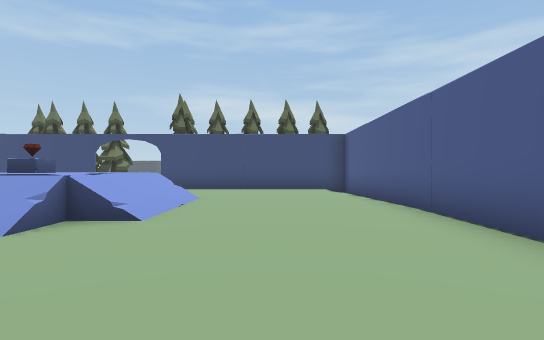
view 1 (above)

12 first-person views from a walk through a scene from a Unity 3-D project. The camera is 1.3 m above the floor, looks level and sees 80° across. The floor is counted in squares, 2 m on a side. Each view is taken from the middle of a square. On the plan, view 1 faces up. The plan holds only what a view shows up to about 10 squares ahead; the rest is blank. The place goes on beyond the plan.

view 2
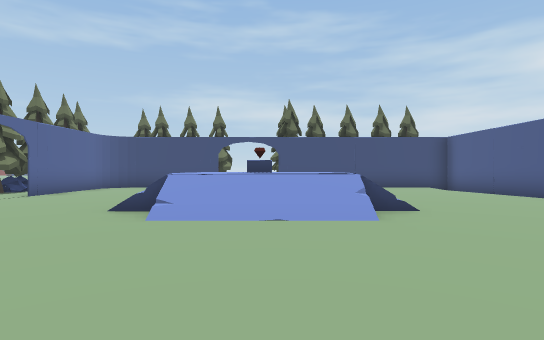

view 3
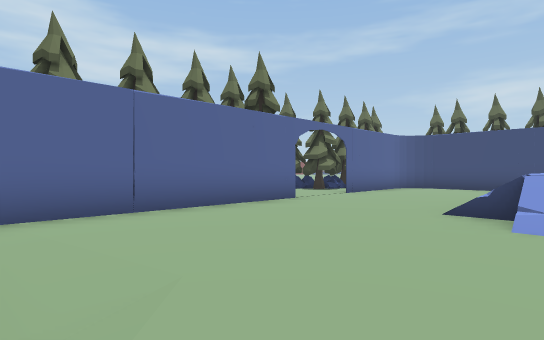

view 4
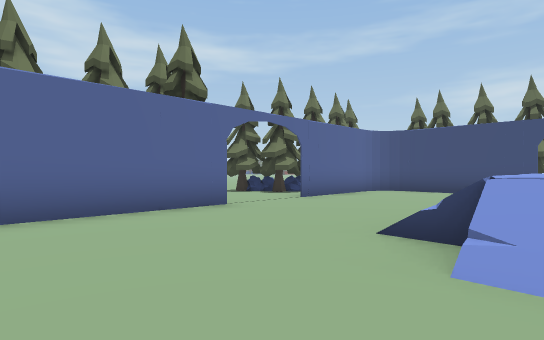

view 5
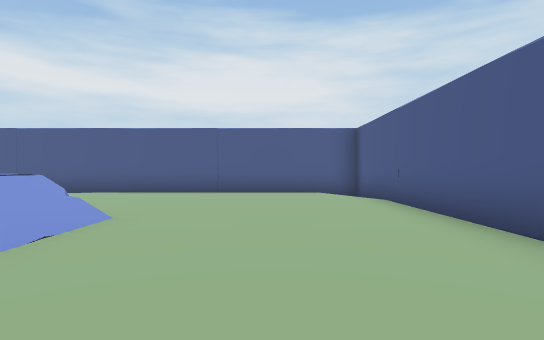

view 6
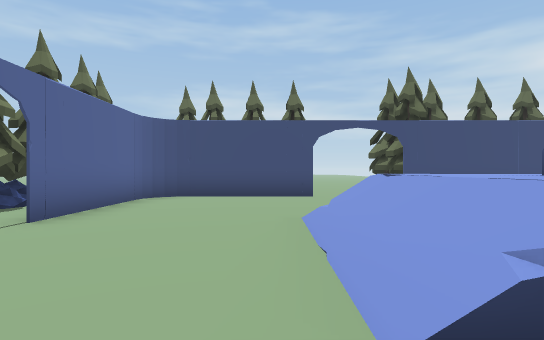

view 7
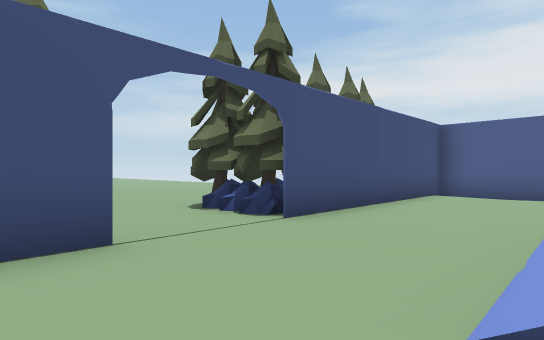

view 8
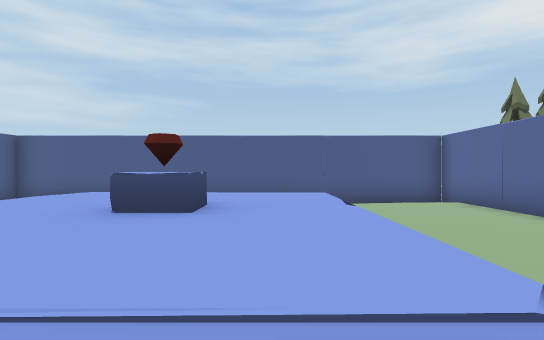

view 9
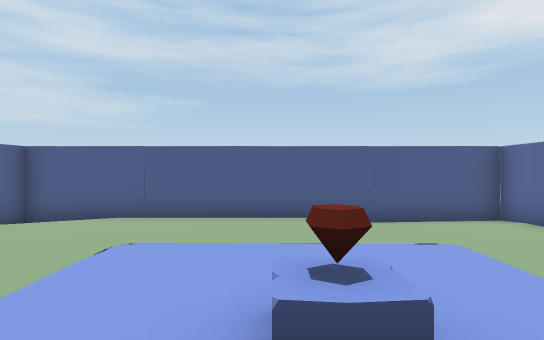

view 10
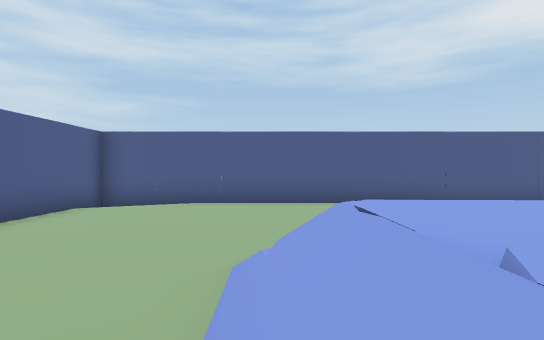

view 11
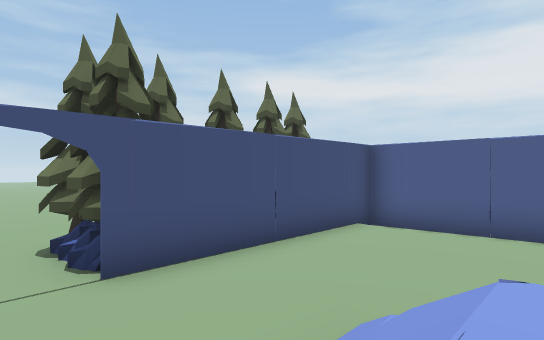

view 12
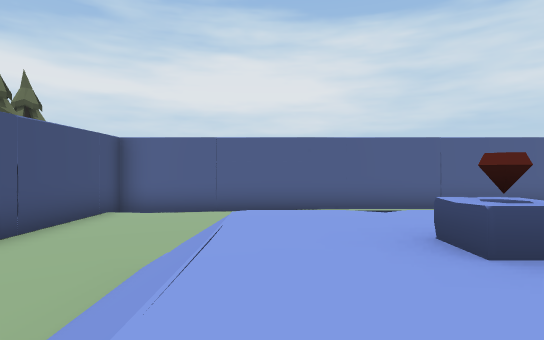

### Floor plan
Key: @ floor where view 1 was taken; # wall or solid block; . main floor; - floor 0.25 m lower than the main floor; : floor 1.25 m higher than the main floor; / step, stairs or slope; = window, fence, low wall or low ledge; G gem; T tree.
Columns run from 13 left of view 1 to 3 right of it. Each row starts with its distance up from view 1.
 19          ..
 18          ..
 17          ...
 16          ...
 15         ....
 14         ...
 13     TTTT.TTTTTTT
 12  T     ..TTTTTTT
 11  TT#####..#######
 10  TT#.........../#
  9  TT#.........../#
  8 TT.#....///.....#
  7 T..#.../:::/....#
  6  ....../ G:/....#
  5  T.T.../  :/....#
  4  TT#...=////....#
  3  TT#....///.....#
  2  TT#............#
  1  TT#............#
  0  TT#.........@..#
 -1  TT#.--/......./#
 -2    ##############

Positions as (right, up) in squares from view 1, and headings:
1: (0, 0), facing up
2: (-4, -1), facing up
3: (-5, -1), facing up-left
4: (-5, 1), facing up-left
5: (-7, 1), facing right
6: (-7, 3), facing up
7: (-7, 8), facing up-right
8: (-5, 8), facing down
9: (-4, 7), facing down
10: (-2, 7), facing down
11: (-5, 7), facing up-right
12: (-6, 7), facing right
